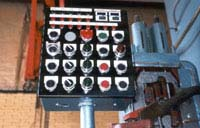
#> input picture sites/bm-rebuilders/src/assets/img/images/031.jpg, 200 x 128 px, given in place of original.gif, which was not available
$ python build.py
#> lines starting #> are read from the running program, lines starting #| are printed output that depends on the picture
from pathlib import Path
from html import escape
from bs4 import BeautifulSoup
from PIL import Image
import re, json, shutil
from data import SERVICES
ROOT=Path(__file__).resolve().parent.parent
SITE=ROOT/'site'; IMG=SITE/'assets/img'; IMG.mkdir(parents=True,exist_ok=True)
for stale in ('020.png', '023.png', '024.png', '055.png'):
 (IMG / stale).unlink(missing_ok=True)
for asset in ('css', 'js', 'fonts'):
 shutil.copytree(ROOT / 'src/assets' / asset, SITE / 'assets' / asset, dirs_exist_ok=True)

# [7 lines left out: function image, not called in this run]
# Preserve the source logo's existing transparency.
logo = Image.open(ROOT/'src/assets/logo/original.gif').convert('RGBA')
logo = logo.resize((300, 177), Image.Resampling.LANCZOS)
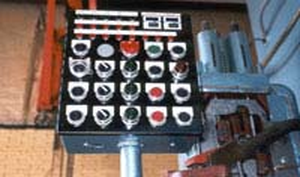
#> logo: PIL image 300x177 RGBA; mean R, G, B, A 110.5, 101.2, 99.7, 255
logo.save(IMG/'logo.png')

# Captions are transcribed from the corresponding original table cells.
CAPTIONS = {
'001':'1/8 Carlo Salvi Cold Header','002':'National 625-6 Die S3 Cold Former','003':'Waterbury 3/8 SDDS Cold Header','004':'National 5/8 L.S. Boltmaker','005':'Malmedie QPB13 Boltmaker',
'006':'National 1/2 C.N.F.','007':'National 3/4 Boltmaker','008':'National #34 Header','009':'National 5 Die Partial',
'010':'National 5/8 CNF','011':'Rebuild Complete','012':'Cracked Frame','013':'Metal Stitching','014':'Broken Crankshaft','015':'New Crankshaft','016':'Chrome & Grind',
'017':'National 750-5 Die S1','018':'Machine ready for shipment after run off has been completed by the customer to their satisfaction using all the secondary equipment and platforms supplied by them.',
'021':'This National 3/8-4 die boltmaker converted to 4 die cold former.','022':'“Omega” Thermocouplers for bearing / liner temperature controls with bayonet quick disconnects.',
'029':'Safety Light Fault Panel. Mounted above push button station for easy operator awareness.',
'035':'Prutton','036':'Reed','037':'Hartford','038':'Frame Scraping','039':'Vertical','040':'#30 Machining','041':'Nutap','042':'Snow','043':'National',
'047':'#5 Waterbury C.N.F. Pitman arm complete from solid steel forgings with bearings in a 3 week turnaround','048':'#5 Waterbury C.N.F. Pitman arm complete from solid steel forgings with bearings in a 3 week turnaround','049':'New #30 W/F Thread Roller Slide','050':'National 5/8 CNF Crankshaft','051':'National 5/8 CNF Drive Lever Repair','052':'Requalify National 1000 Progressive Slide','053':'Hartford #40-140 Re-Machine','054':'National Die Block Cap','055':'National 750-6 Die Cold Former New Parts: bolsters - bolster wedges Complete transfer.','056':'B/M Die Blocks','057':'#4 Waterbury C.N.F. Die Block','058':'3/4 PKO System','059':'Die Set',
'060':'Custom Made for all diameters','061':'Custom Made for all diameters','063':'National 1000','064':'Ajax','065':'National 700','066':'Waterbury Toolroom Press','067':'National 2000 MaxiPress heading slide and wrist pin assembly.','068':'Ready to deliver to the door','069':'Complete rebuild and a triple kick-out installed',
'070':'Gardner 1 1/2 Surface Grinder','072':'Parker tool & Cutter Grinder','071':'Van Doran Milling Machine','073':'16 spindle double ended boring, spot facing and reamering with indexing fixtures.','074':'16 spindle double ended boring, spot facing and reamering with indexing fixtures.','075':'16 spindle double ended boring, spot facing and reamering with indexing fixtures.','076':'Flutemaster Production Mill upgraded with new table base with hardened roller packs-ball screws, Electrics-PLC.','077':'Flutemaster Production Mill upgraded with new table base with hardened roller packs-ball screws, Electrics-PLC.','078':'Flutemaster Production Mill upgraded with new table base with hardened roller packs-ball screws, Electrics-PLC.',
'083':'Seneca Falls R-O Form Relieving Grinder','084':'Before','085':'After','086':'Bridgeport Milling Machine','091':'14" Cincinnati','092':'15" Cincinnati','093':'17" Colchester','094':'Ground Bedways','095':'12" South Bend','096':'14" Lodge and Shipley',
}
# Longer descriptions in adjacent cells belong to these photographs.
DETAILS = {'006':'Disassembled to Bare Metal','007':'Heading slide requalified','008':'All Cam Rollers Replaced','009':'Complete documented manual','017':'Central location for all pneumatic','019':'Rear of panel shows','021':'This National 3/8-4 die','022':'"Omega" Thermocouplers','044':'A total of 30 Snow','082':'Gearbox,','083':'All machines are requalified','086':'All machines are requalified','093':'All bedways are scraped','095':'Leadscrews can be reground','096':'Leadscrews can be reground'}
# [52 lines left out: functions detail_text, intro, gallery, page, not called in this run]
def write(path,html):
 p=SITE/path/'index.html' if path else SITE/'index.html'; p.parent.mkdir(parents=True,exist_ok=True); p.write_text(html)
cards=''
for slug,title,olds in SERVICES:
#> (the run stopped early here; a loop or call above may not have finished)

$ run again, on sites/bm-rebuilders/src/assets/img/images/033.jpg
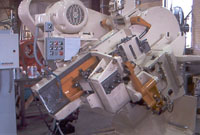
#> input picture sites/bm-rebuilders/src/assets/img/images/033.jpg, 200 x 135 px, given in place of original.gif, which was not available
#> `logo = logo.resize((300, 177), Image.Resampling.LANCZOS)`:
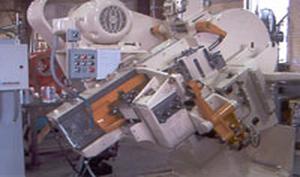
#> logo: PIL image 300x177 RGBA; mean R, G, B, A 127.3, 113.6, 121.6, 255

$ run again, on sites/bm-rebuilders/src/assets/img/images/053.jpg
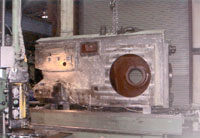
#> input picture sites/bm-rebuilders/src/assets/img/images/053.jpg, 200 x 138 px, given in place of original.gif, which was not available
#> `logo = logo.resize((300, 177), Image.Resampling.LANCZOS)`:
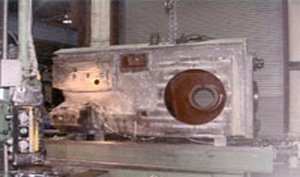
#> logo: PIL image 300x177 RGBA; mean R, G, B, A 138.9, 121.8, 120, 255
